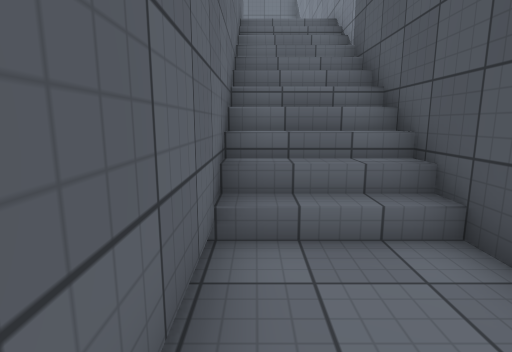
[1] (above)

19 first-person views from a walk through a Unity game level. The camera is 1.4 m above the floor, tilts 10° down and sees 80° across. Doors are open. The floor is counted in squares, 1 m on a side. Each view is taken from the middle of a square. On the plan, view 1 faces up. The plan holds only what a view shows up to about 14 squares ahead; the rest is blank. The place goes on beyond the plan. The player is left out. Surface patterns are stand-ins for the level's own textures.

[2]
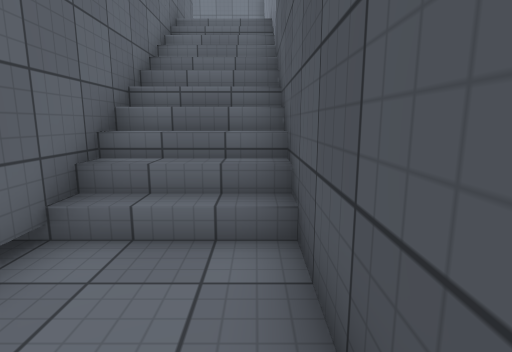

[3]
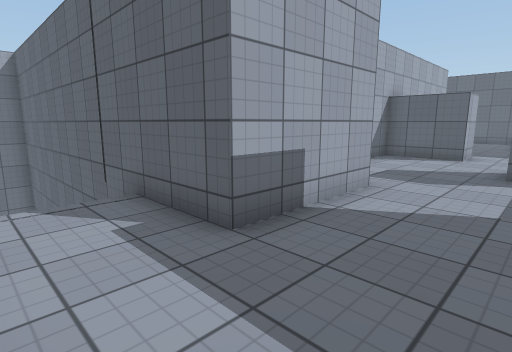

[4]
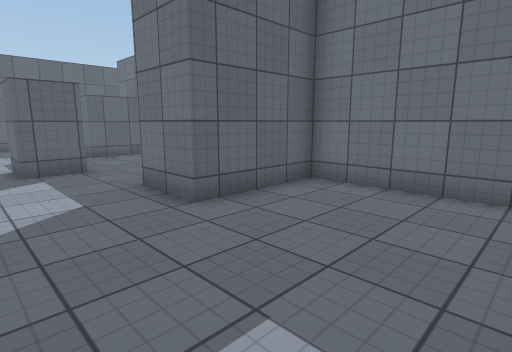

[5]
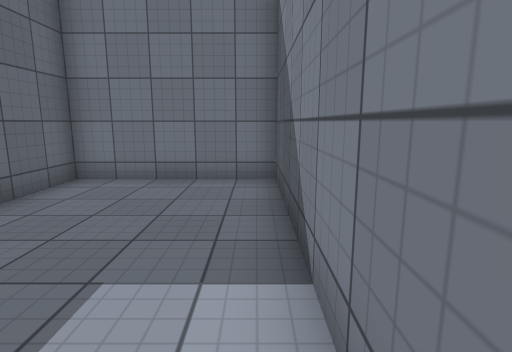

[6]
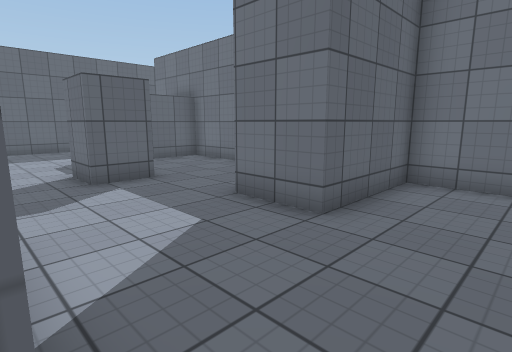

[7]
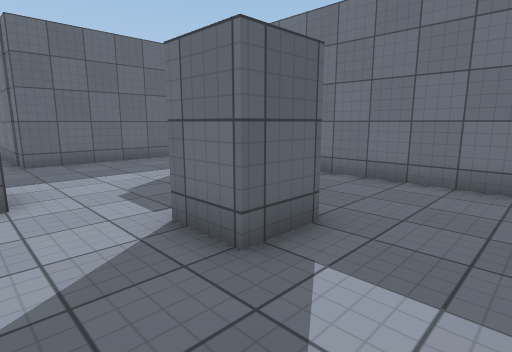

[8]
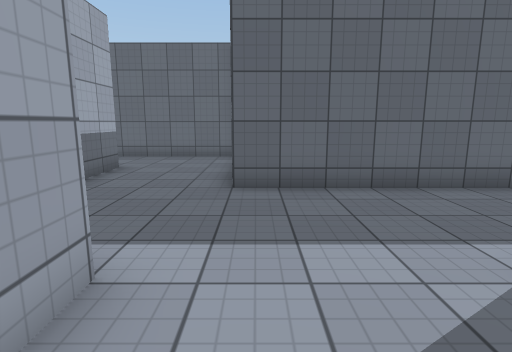

[9]
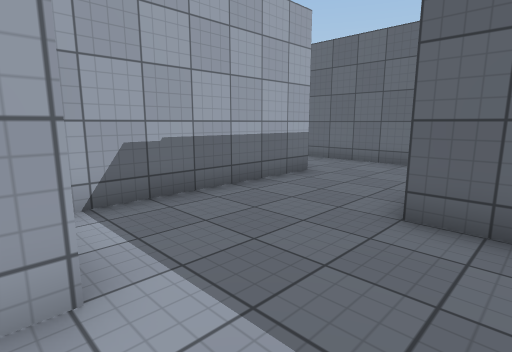

[10]
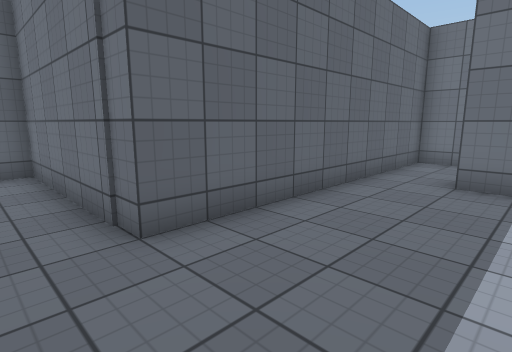

[11]
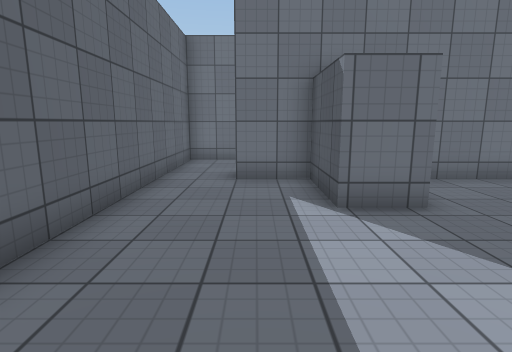

[12]
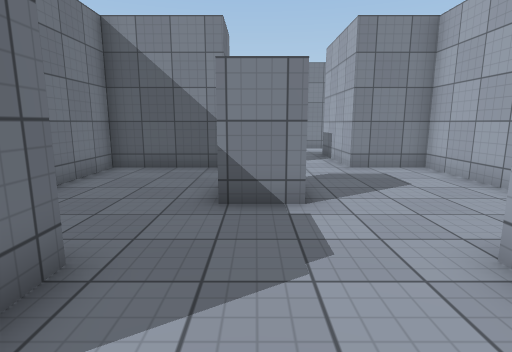

[13]
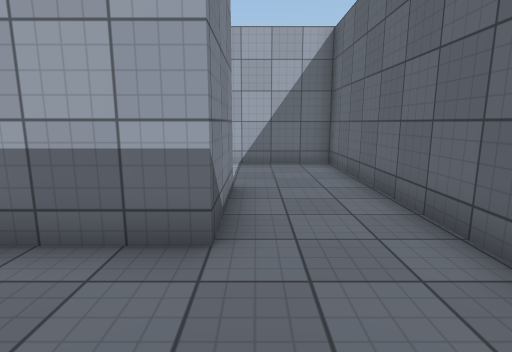

[14]
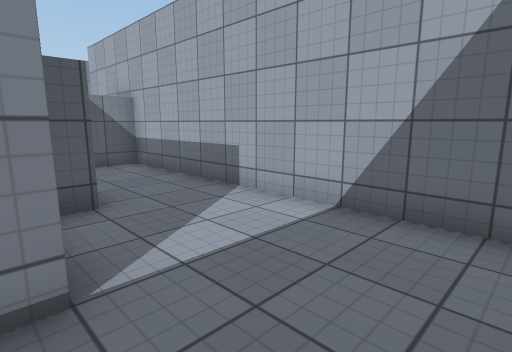

[15]
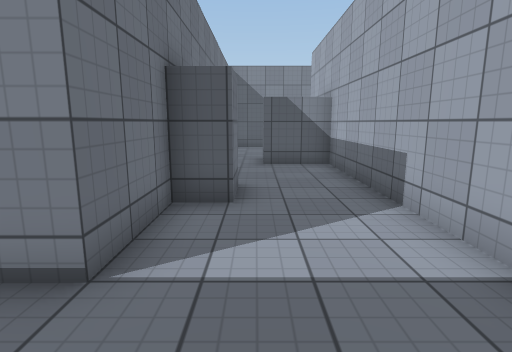

[16]
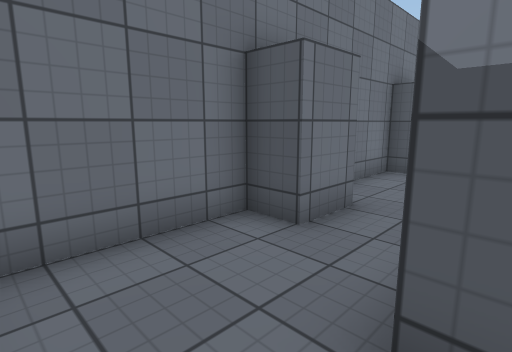

[17]
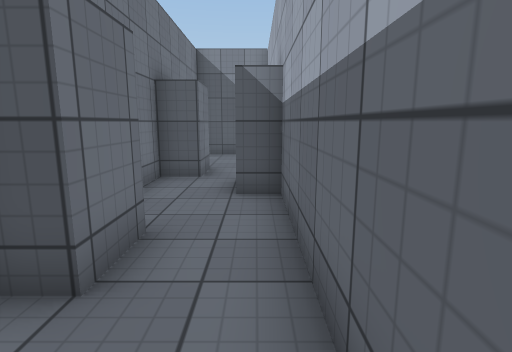

[18]
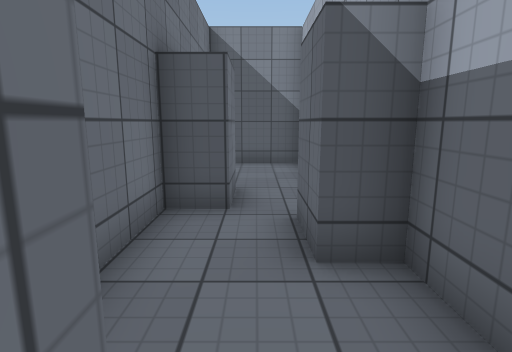

[19]
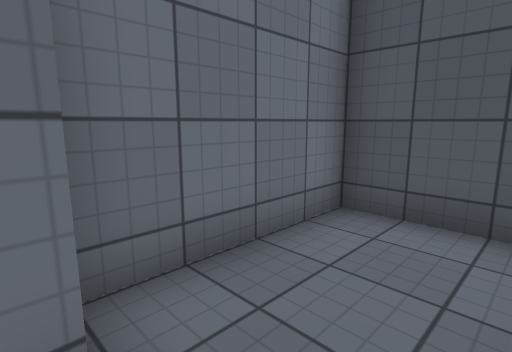

### Floor plan
Key: @ floor where view 1 was taken; # wall or solid block; . main floor; - floor 4.5 m lower than the main floor; / step, stairs or slope; D open door.
Columns run from 23 left of view 1 to 3 right of it. Each row starts with its distance up from view 1.
 25       #####   #########
 24       #...###...##....#
 23       #...............#
 22       #.......##......#
 21       #..##################
 20       #...###......##.....#
 19       #...###......##.....#
 18       #...###......##.....#
 17       #............D#.....#
 16       #........#...D......#
 15 #######............D......#
 14 #.....D............D......#
 13 #.....D....##......D###...#
 12 #.....D.... #......## #...#
 11 #...##D#############  #...#
 10 #...#                 #///#
  9 #...#                 #///#
  8 #...###               #///#
  7 #.....###  ....       #///#
  6 #..............       #///#
  5 #..........##         #///#
  4 #..........#          #///#
  3 ############          #---#
  2                       #---#
  1                       #   #
  0                        @ -

Positions as (right, up) in squares from view 1, and headings:
1: (0, 0), facing up
2: (2, 0), facing up
3: (2, 16), facing down-left
4: (2, 14), facing up-left
5: (2, 13), facing up
6: (0, 13), facing up-left
7: (-5, 13), facing up-left
8: (-10, 15), facing left
9: (-12, 16), facing down-left
10: (-13, 13), facing up-left
11: (-14, 13), facing up
12: (-14, 16), facing right
13: (-20, 14), facing down
14: (-22, 8), facing down-right
15: (-22, 6), facing right
16: (-16, 21), facing up-right
17: (-15, 22), facing right
18: (-12, 23), facing right
19: (-6, 22), facing up-right
